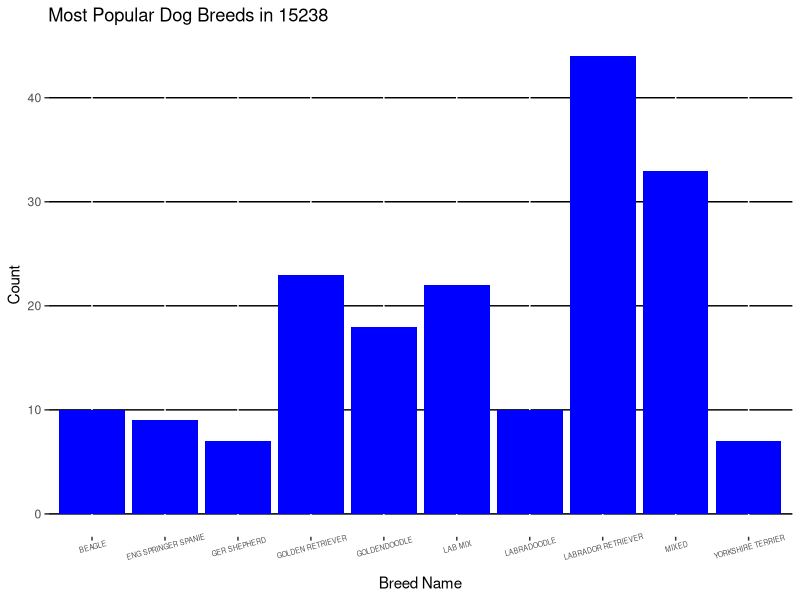

This chart was generated by the following R code:
# change the directory so we can use the csv
setwd("/Users/zack/dat204_ccac/")

# load the CSV
dogs <- read.csv('allegheny_county_dog_licenses.csv')
# check CSV out
head(dogs)

# extract all rows matching my ZIP
dogs_in_my_zip <- dogs[dogs$OwnerZip == 15238, ]
# sanity check CSV
head(dogs_in_my_zip)

# Pull vector of unique dog breeds in my ZIP
breeds_in_my_zip <- unique(dogs_in_my_zip$Breed)

# Create a vetor of breed counts in my ZIP
breed_num <- vector()
for (breed in breeds_in_my_zip){
  temp <- sum(dogs_in_my_zip$Breed == breed)
  breed_num <- c(breed_num, temp)
}

# New dataframe of breed counts in my ZIP
breed_counts_in_my_zip <- data.frame("Breed" = breeds_in_my_zip, "Count" = breed_num)
head(breed_counts_in_my_zip)
# Reorder to sort by highest count
ordered_breeds <- breed_counts_in_my_zip[order(-breed_counts_in_my_zip$Count),]
top_breeds <- ordered_breeds[1:10, ]

library(ggplot2)
ggplot(top_breeds, aes(x = top_breeds$Breed, y = top_breeds$Count)) + 
  geom_bar(stat = "identity", fill = "blue") +
  labs(x = "Breed Name", y = "Count", title = "Most Popular Dog Breeds in 15238") +
  theme(axis.text.x = element_text(size=5, angle=15)) + 
  theme(panel.background = element_rect(fill = "white")) +
  theme(panel.grid.major.y = element_line(color="black"))






